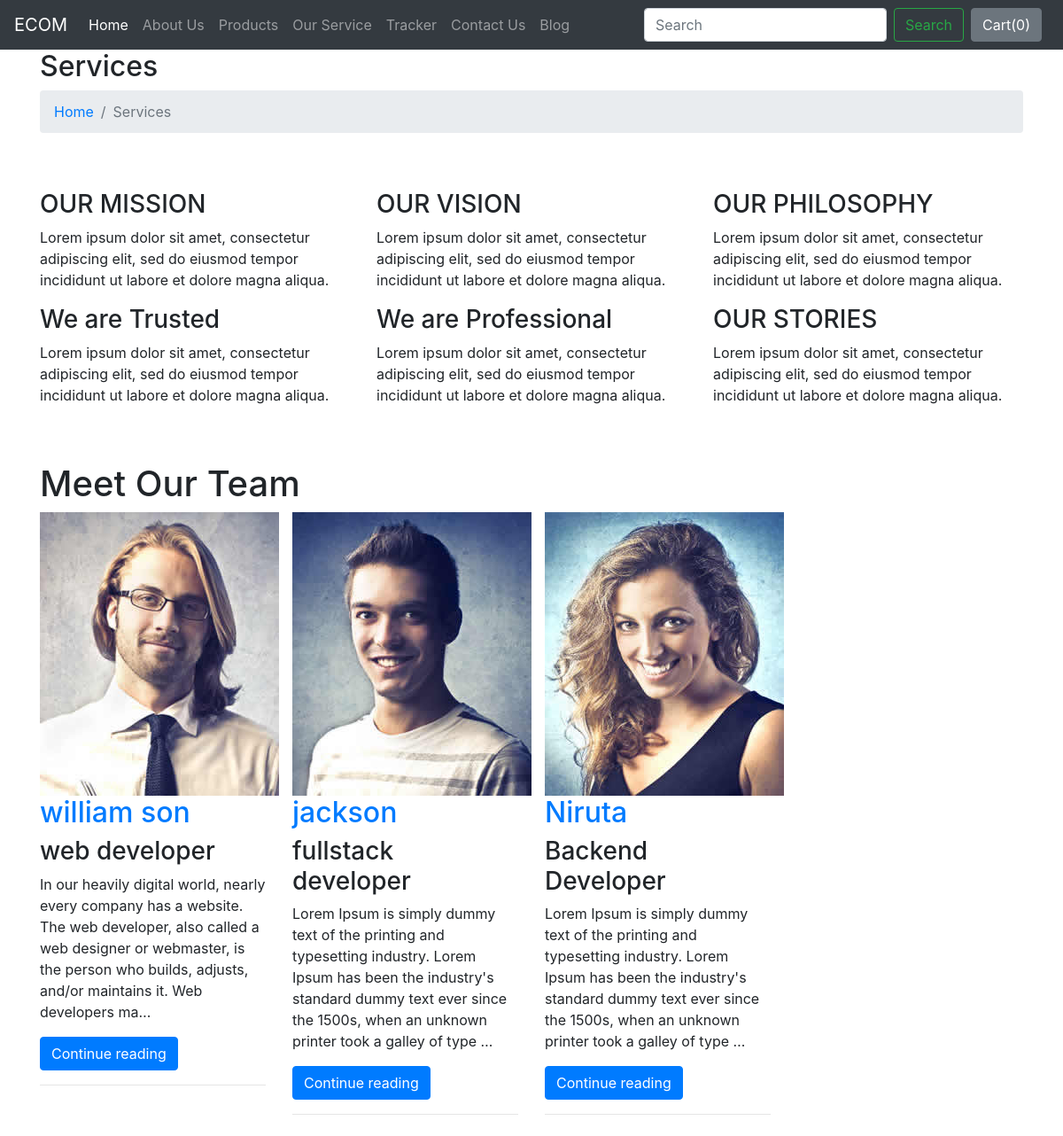
The app's page /shop/services/ with its own data.
### shop/models.py (models this page shows, shortened)
class Member(models.Model):
    name = models.CharField(max_length=100)
    position = models.CharField(max_length=200,default="")
    description = models.CharField(max_length=2000, default="")
    image = models.ImageField(upload_to='shop/image', default="")
    slug=models.CharField(max_length=130)

### shop/views.py (the view)
# urls.py: path('services/', views.services)
def services(request):
    teams = Member.objects.all()
    context = {'teams':teams}
    return render(request, 'shop/service.html',context)

### shop/templates/shop/service.html
{% extends 'shop/base.html' %}
{% load static %}
{% block content%}
    <div class="all-title-box">
        <div class="container">
            <div class="row">
                <div class="col-lg-12">
                    <h2>Services</h2>
                    <ul class="breadcrumb">
                        <li class="breadcrumb-item"><a href="#">Home</a></li>
                        <li class="breadcrumb-item active">Services</li>
                    </ul>
                </div>
            </div>
        </div>
    </div>
    <div class="services-box-main">
        <div class="container">
            <div class="row my-5">
                <div class="col-sm-6 col-lg-4">
                    <div class="service-block-inner">
                        <h3>OUR MISSION</h3>
                        <p>Lorem ipsum dolor sit amet, consectetur adipiscing elit, sed do eiusmod tempor incididunt ut labore et dolore magna aliqua. </p>
                    </div>
                </div>
                <div class="col-sm-6 col-lg-4">
                    <div class="service-block-inner">
                        <h3>OUR VISION</h3>
                        <p>Lorem ipsum dolor sit amet, consectetur adipiscing elit, sed do eiusmod tempor incididunt ut labore et dolore magna aliqua. </p>
                    </div>
                </div>
                <div class="col-sm-6 col-lg-4">
                    <div class="service-block-inner">
                        <h3>OUR PHILOSOPHY</h3>
                        <p>Lorem ipsum dolor sit amet, consectetur adipiscing elit, sed do eiusmod tempor incididunt ut labore et dolore magna aliqua. </p>
                    </div>
                </div>
                <div class="col-sm-6 col-lg-4">
                    <div class="service-block-inner">
                        <h3>We are Trusted</h3>
                        <p>Lorem ipsum dolor sit amet, consectetur adipiscing elit, sed do eiusmod tempor incididunt ut labore et dolore magna aliqua. </p>
                    </div>
                </div>
                <div class="col-sm-6 col-lg-4">
                    <div class="service-block-inner">
                        <h3>We are Professional</h3>
                        <p>Lorem ipsum dolor sit amet, consectetur adipiscing elit, sed do eiusmod tempor incididunt ut labore et dolore magna aliqua. </p>
                    </div>
                </div>
                <div class="col-sm-6 col-lg-4">
                    <div class="service-block-inner">
                        <h3>OUR STORIES</h3>
                        <p>Lorem ipsum dolor sit amet, consectetur adipiscing elit, sed do eiusmod tempor incididunt ut labore et dolore magna aliqua. </p>
                    </div>
                </div>
            </div>
            <div class="row my-4">
                <div class="col-12">
                    <h1 class="noo-sh-title" >Meet Our Team</h1>
                </div>
                {%for team in teams %}
                <div class="col-sm-6 col-lg-3">
                    <div class="hover-team">
                        <div class="our-team"> <img src='/media/{{team.image}}' alt="" />
                            <div class="team-content">
                                <h2 class="title"><a href="/shop/{{team.slug}}">{{ team.name}}</a></h2> <h3><span class="post">{{ team.position }}</span></h3>
                            </div>
                        </div>
                        <div class="team-description">
                            <p>{{ team.description|truncatechars:200 }}</p>
                            <p><a href="/shop/{{team.slug}}" role="button" class="btn btn-primary">Continue reading</a></p>
                        </div>
                        <hr class="my-0"> </div>
                </div>
                {% endfor %}
            </div>
        </div>
    </div>
{% endblock %}

### shop/templates/shop/base.html (shortened to what this page needs)
{% load static %}
<!doctype html>
<html lang="en">
  <head>
    <link rel="stylesheet" href="https://stackpath.bootstrapcdn.com/bootstrap/4.2.1/css/bootstrap.min.css">
    <link rel="stylesheet" href="{% static 'shop/css/style.css' %}">
  </head>
  <body>
    <nav class="navbar navbar-expand-lg navbar-dark bg-dark">
        <a class="navbar-brand" href="/">ECOM</a>
  <div class="collapse navbar-collapse" id="navbarSupportedContent">
    <ul class="navbar-nav mr-auto">
      <li class="nav-item active">
        <a class="nav-link" href="/">Home <span class="sr-only">(current)</span></a>
      </li>
      <li class="nav-item">
        <a class="nav-link" href="/shop/about/">About Us</a>
      </li>
       <li class="nav-item"><a class="nav-link" href="">Products</a></li>
     <li class="nav-item"><a class="nav-link" href="/shop/services/">Our Service</a></li>
      <li class="nav-item"><a class="nav-link" href="/shop/tracker/">Tracker </a></li>
      <li class="nav-item"><a class="nav-link" href="/shop/contact/">Contact Us</a></li>
       <li class="nav-item"><a class="nav-link" href="/blog/">Blog</a></li>
    </ul>
    <form method='get' action='/shop/search/' class="form-inline my-2 my-lg-0">
      <input class="form-control mr-sm-2" type="search" placeholder="Search" aria-label="Search" id="search" name="search">
      <button class="btn btn-outline-success my-2 my-sm-0" type="submit">Search</button>
    </form>
    <button type="button" class="btn btn-secondary mx-2" id="popcart" data-container="body" data-toggle="popover" data-placement="bottom" data-html="true" data-content="Vivamus
sagittis lacus vel augue laoreet rutrum faucibus.">
    Cart(<span id="cart">0</span>)
    </button>
  </div>
</nav>
    <div class="wrapper">
        {% block content %}
        {% endblock %}
    </div>
  </body>
</html>

### records on screen
Member: image (picture), name "william son", position "web developer", description "In our heavily digital world, nearly every company has a website. The web developer, also called a web designer or webmaster, is the person who builds, adjusts, and/or maintains it. Web developers ma…"
Member: image (picture), name "jackson", position "fullstack developer", description "Lorem Ipsum is simply dummy text of the printing and typesetting industry. Lorem Ipsum has been the industry's standard dummy text ever since the 1500s, when an unknown printer took a galley of type …"
Member: image (picture), name "Niruta", position "Backend Developer", description "Lorem Ipsum is simply dummy text of the printing and typesetting industry. Lorem Ipsum has been the industry's standard dummy text ever since the 1500s, when an unknown printer took a galley of type …"
